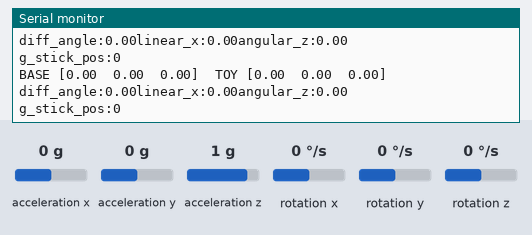
Simulated run of this sketch. Board: ESP32. On the bench: the last lines printed to the serial monitor. Wiring (inferred from the names in the program): MPU-6050 motion sensor at I2C address 0x68; MPU-6050 motion sensor at I2C address 0x69. The test bench sets the inputs (shaded band); at power-on: acceleration x 0 g, acceleration y 0 g, acceleration z 1 g, rotation x 0 °/s, rotation y 0 °/s, rotation z 0 °/s. WiFi joins after 1.5 s; servers stay silent unless stated.

Above: at 2.7 s.
2.8 s: acceleration x set to -1.4 g
At 3.12 s:
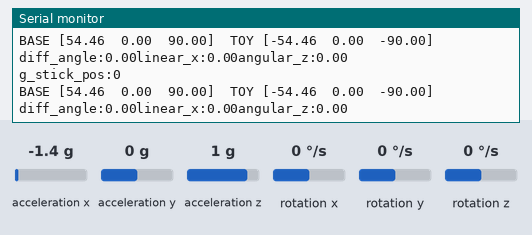
4.3 s: acceleration y set to -1.4 g
At 4.85 s:
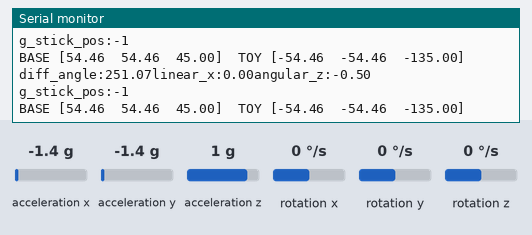
5.8 s: acceleration z set to -1.4 g
At 5.83 s:
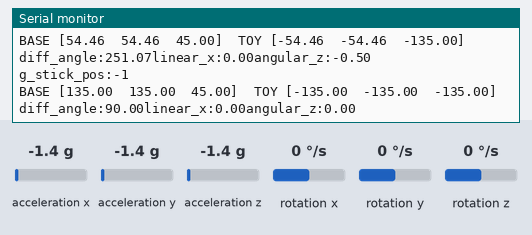
Timing chart, 0 to 8.8 s (numbered marks = the images above; inputs shaded):
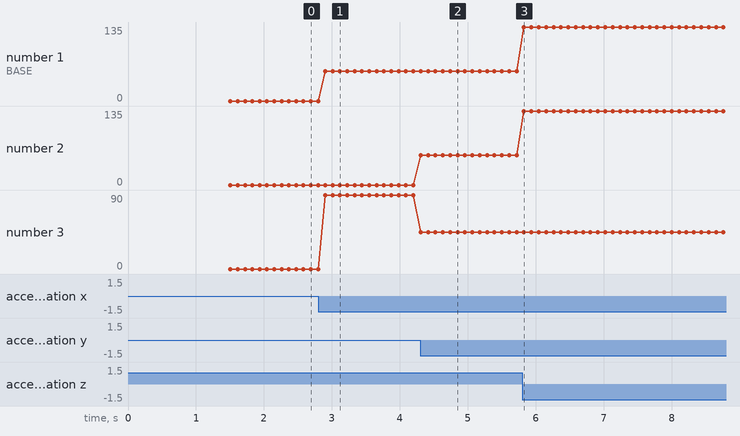

The sketch:

bike_toycon_esp32.ino
```cpp
//#include <ESP8266WiFi.h>
#include <Wire.h>
#include <WiFi.h>
#include <WiFiUdp.h>

#define MPU6050_TOY_ADDR 0x68
#define MPU6050_BASE_ADDR 0x69
#define MPU6050_AX  0x3B
#define MPU6050_AY  0x3D
#define MPU6050_AZ  0x3F
#define MPU6050_TP  0x41    //  data not used
#define MPU6050_GX  0x43
#define MPU6050_GY  0x45
#define MPU6050_GZ  0x47

#define CMD_SIZE  12

#define DEBUG 1

float base_acc_x, base_acc_y, base_acc_z;
float toy_acc_x,  toy_acc_y,  toy_acc_z;
float base_acc_angle_x, base_acc_angle_y, base_acc_angle_z;
float toy_acc_angle_x, toy_acc_angle_y, toy_acc_angle_z;

int g_stick_pos = 0;    // 0: センター、4: 上、-4：下 に加えて、[+1:右、-1:左]を補正
int g_stick_pos_now = 15;
float linear_x, angular_z, gripper_data = 0.0;
uint32_t g_start_time = 0;


//demo
const char ssid[] = "ESP32_MOBILITY"; // SSID
const char password[] = "esp32_con";  // password
const int WifiPort = 8000;      // ポート番号

const IPAddress HostIP(192, 168, 11, 1);       // IPアドレス
const IPAddress ClientIP(192, 168, 11, 2);       // IPアドレス
const IPAddress subnet(255, 255, 255, 0); // サブネットマスク
const IPAddress gateway(192,168, 11, 0);
const IPAddress dns(192, 168, 11, 0);

WiFiUDP Udp;


void sendWiFi(uint8_t byteData[]) {
//  void sendWiFi(String byteData[]){
  uint8_t stx = 0x2;
  uint8_t etx = 0x3;
  if (Udp.beginPacket(HostIP,  WifiPort)) {
    Udp.write(&stx,1); //STX送信
    Udp.write(byteData,CMD_SIZE-2);
    Udp.write(&etx,1); //ETX送信
    Udp.endPacket();
    //Serial.println(byteData);
  }
}


uint32_t Time_Mesure( uint32_t st_time ){
  return millis() - st_time;
}


void setup() {
  Serial.begin(115200);

  Serial.print("start i2c");
  //  i2c as a master
  Wire.begin();
  //  wake it up
  Wire.beginTransmission(MPU6050_BASE_ADDR);
  Wire.write(0x6B);
  Wire.write(0);
  Wire.endTransmission();

  Wire.beginTransmission(MPU6050_TOY_ADDR);
  Wire.write(0x6B);
  Wire.write(0);
  Wire.endTransmission();

  // Wifi設定 (SSID&パス設定)
  //WiFi.mode(WIFI_STA);
  //WiFi.config(ClientIP, WiFi.gatewayIP(), WiFi.subnetMask());
  WiFi.config(ClientIP, gateway, subnet, dns);
  WiFi.begin(ssid, password);
  Udp.begin(WifiPort);
  //wifi_rcv = 0;

  Serial.println("start_connect");
  int i=0;
  while (WiFi.status() != WL_CONNECTED) {
    delay(500);
    Serial.print(".");
    if(i >= 10){
      break;
    }
    i++;
  }

  if( i >= 10){
    Serial.println("Wifi Disconnected...");
  }else{
    Serial.println("");
    Serial.println("WiFi connected.");
    Serial.println("IP address: ");
    Serial.println(WiFi.localIP());
  }
}


void loop() {
    //  send MPU6050_BASE_ADDR
    //  send start address
    Wire.beginTransmission(MPU6050_BASE_ADDR);
    Wire.write(MPU6050_AX);
    Wire.endTransmission();
    //  request 14bytes (int16 x 7)
    Wire.requestFrom(MPU6050_BASE_ADDR, 14);

    //  get 14bytes
    short int AccX, AccY, AccZ;
    AccX = Wire.read() << 8;  AccX |= Wire.read();
    AccY = Wire.read() << 8;  AccY |= Wire.read();
    AccZ = Wire.read() << 8;  AccZ |= Wire.read();

    //  X/Y方向を反転
    AccX = AccX * -1.0;
    AccY = AccY * -1.0;

    // 取得した加速度値を分解能で割って加速度(G)に変換する
    base_acc_x = AccX / 16384.0; //FS_SEL_0 16,384 LSB / g
    base_acc_y = AccY / 16384.0;
    base_acc_z = AccZ / 16384.0;

    // 加速度からセンサ対地角を求める
    base_acc_angle_x = atan2(base_acc_x, base_acc_z) * 360 / 2.0 / PI;
    base_acc_angle_y = atan2(base_acc_y, base_acc_z) * 360 / 2.0 / PI;
    base_acc_angle_z = atan2(base_acc_x, base_acc_y) * 360 / 2.0 / PI;


    //  send MPU6050_TOY_ADDR
    //  send start address
    Wire.beginTransmission(MPU6050_TOY_ADDR);
    Wire.write(MPU6050_AX);
    Wire.endTransmission();
    //  request 14bytes (int16 x 7)
    Wire.requestFrom(MPU6050_TOY_ADDR, 14);

    //  get 14bytes
    AccX = Wire.read() << 8;  AccX |= Wire.read();
    AccY = Wire.read() << 8;  AccY |= Wire.read();
    AccZ = Wire.read() << 8;  AccZ |= Wire.read();

    // 取得した加速度値を分解能で割って加速度(G)に変換する
    toy_acc_x = AccX / 16384.0; //FS_SEL_0 16,384 LSB / g
    toy_acc_y = AccY / 16384.0;
    toy_acc_z = AccZ / 16384.0;

    // 加速度からセンサ対地角を求める
    toy_acc_angle_x = atan2(toy_acc_x, toy_acc_z) * 360 / 2.0 / PI;
    toy_acc_angle_y = atan2(toy_acc_y, toy_acc_z) * 360 / 2.0 / PI;
    toy_acc_angle_z = atan2(toy_acc_x, toy_acc_y) * 360 / 2.0 / PI;

    //  debug monitor
    if(DEBUG){
      Serial.print("BASE ["); Serial.print(base_acc_angle_x);
      Serial.print("  "); Serial.print(base_acc_angle_y);
      Serial.print("  "); Serial.print(base_acc_angle_z);
      Serial.print("]  TOY ["); Serial.print(toy_acc_angle_x);
      Serial.print("  "); Serial.print(toy_acc_angle_y);
      Serial.print("  "); Serial.print(toy_acc_angle_z);
      Serial.println("]");
    }

    // cmd_vel判定① : linear.x
    // TOY y角とBASE y角に対してTOY y角が90°以上になった場合、Baseとの差分角分の前進命令を送る
    float max_linear = 0.5;
    float start_angle = 92;
    float max_angle = 145;
    float diff_angle;
    if(toy_acc_angle_y >= 0)    diff_angle = toy_acc_angle_y - base_acc_angle_y;
    else diff_angle = 360 + toy_acc_angle_y - base_acc_angle_y;
    //if(diff_angle < 0 )  diff_angle = 360 + diff_angle;

    if(diff_angle  < start_angle || base_acc_angle_y > 90 || base_acc_angle_y < -90){
      linear_x = 0.0;
      gripper_data = 0.0;
    }else if(diff_angle  > max_angle){
      linear_x = max_linear;
      gripper_data = 1.0;
    }else{
      linear_x = max_linear * ( diff_angle - start_angle) / (max_angle - start_angle);
      gripper_data = ( diff_angle - start_angle) / (max_angle - start_angle);
    }

    // BASE y角が25°以上の場合は停止、35°以上の場合は後退
    if(base_acc_angle_y >= 20 && base_acc_angle_y < 30){
       linear_x = 0.0;
    }else if(base_acc_angle_y >= 30){
       linear_x = linear_x * -1;
    }

    // cmd_vel判定② :angular_z
    //　BASE x角に応じて、左右方向の命令を送る
    if(linear_x == 0.0){
      angular_z = 0.0;
    }else if(base_acc_angle_x >= 25){
      angular_z =0.5 * linear_x /  max_linear;
      linear_x = 0.0;
    }else if(base_acc_angle_x <= -25){
      angular_z =-0.5 * linear_x /  max_linear;
      linear_x = 0.0;
    }else if(abs(base_acc_angle_x) < 35){
      angular_z = base_acc_angle_x / 35.0;
    }
    Serial.print("diff_angle:");
    Serial.print(diff_angle);
    Serial.print("linear_x:");
    Serial.print(linear_x);
    Serial.print("angular_z:");
    Serial.println(angular_z);

    // JOY_STICK値に変換出力（新規作成)
    if(linear_x > 0.1){
      g_stick_pos = 4;
    }else if(linear_x < -0.1){
      g_stick_pos = -4;
    }else{
      g_stick_pos = 0;
    }

    if(angular_z  > 0.1){
      g_stick_pos += 1;
    }else if(angular_z < -0.1 ){
      g_stick_pos -= 1;
    }


  //スティックが倒されている間の時間測定
  if(g_stick_pos == 0)  g_start_time = millis();  //時間リセット
  //Serial.println(Time_Mesure(g_start_time));
  Serial.print("g_stick_pos:");
  Serial.println(g_stick_pos);

  // UDP通信プロトコル (10byte固定)
  // STX(0x02)[1byte] + CMD[3byte] + ペイロード[5byte] + ETX(0x03)[1byte]
  // 　①モビリティ制御方向
  //　　　[CMD]  MDC (Mobility Direction Control)
  //      [VEL]       2Byte(ASCII) 前方方向速度  -9:後退 ～+0:停止～+9:前進
  //                  2Byte(ASCII) 旋回方向速度  -9:右旋回～+0:停止～+9:左旋回
  //                  1Byte(ASCII) 音声予告モード 0:予告モードあり、1:予告モードなし
  //      [Other] 予備2Byte (0埋め) ※末尾1バイトは0埋めになるため注意
  String  m_buf = "";
  //m_buf.concat(0x2);  // STX設定
  m_buf.concat("MDC");  // CMD命令設定

  //前方方向速度
  if(g_stick_pos >= 3) m_buf.concat("+9");
  else if(g_stick_pos >= -1) m_buf.concat("+0");
  else m_buf.concat("-9");

  //旋回方向速度
  if((g_stick_pos+8) % 4 == 1) m_buf.concat("+9");
  else if((g_stick_pos+8) % 4 == 0) m_buf.concat("+0");
  else m_buf.concat("-9");

  m_buf.concat("1");  // 音声予告モード
  //m_buf.concat(0x3);  // ETX設定

  //byte [] wifi_buf = m_buf.getBytes();
  byte wifi_buf[CMD_SIZE-2];
  m_buf.getBytes(wifi_buf, CMD_SIZE-2);
  sendWiFi(wifi_buf);
  //Serial.print(m_buf);
//  int i;
//  for(i=0;i<10;i++){
//    Serial.print(wifi_buf[i]);
//    Serial.print(" ");
//  }
//  Serial.println(" ");

  g_stick_pos_now = g_stick_pos;
  delay(100);  //安定待ち

}
```

Measured:
- after the input at 2.8 s, the serial monitor: prints a new line after 0.10 s (image 1)
- after the input at 4.3 s, the serial monitor: prints a new line at once (image 2)
- after the input at 5.8 s, the serial monitor: prints a new line at once (image 3)
- plotted number 1: 0 → 54.46 after the input at 2.8 s, 54.46 → 135 after the input at 5.8 s
- plotted number 2: 54.46 → 135 after the input at 5.8 s
- plotted number 3: 0 → 90 after the input at 2.8 s, 90 → 45 after the input at 4.3 s
